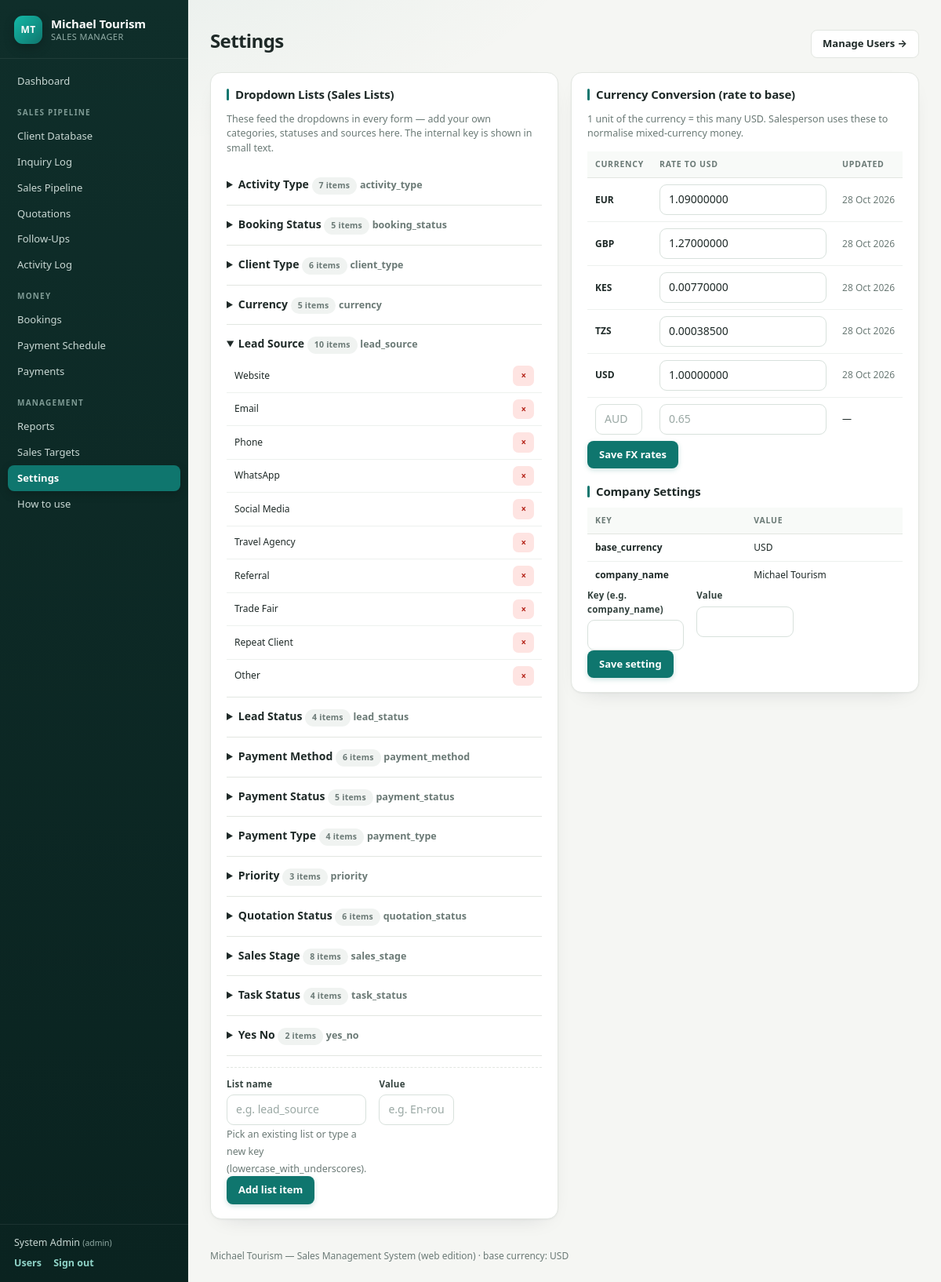
The app's page /index.php?page=settings (signed in) with its own data.
### tables this page shows
CREATE TABLE IF NOT EXISTS `users` (
  `id`            INT AUTO_INCREMENT PRIMARY KEY,
  `name`          VARCHAR(100) NOT NULL,
  `email`         VARCHAR(150) NOT NULL UNIQUE,
  `salt`          VARCHAR(64)  NOT NULL,
  `password_hash` VARCHAR(64)  NOT NULL,
  `role`          ENUM('admin','manager','sales') NOT NULL DEFAULT 'sales',
  `active`        TINYINT(1) NOT NULL DEFAULT 1,
  `created_at`    TIMESTAMP NOT NULL DEFAULT CURRENT_TIMESTAMP
);

CREATE TABLE IF NOT EXISTS `list_items` (
  `id`        INT AUTO_INCREMENT PRIMARY KEY,
  `list_name` VARCHAR(50)  NOT NULL,
  `value`     VARCHAR(100) NOT NULL,
  `sort`      INT NOT NULL DEFAULT 0,
  UNIQUE KEY `uq_list_value` (`list_name`, `value`)
);

CREATE TABLE IF NOT EXISTS `fx_rates` (
  `currency`     CHAR(3) PRIMARY KEY,
  `rate_to_base` DECIMAL(14,8) NOT NULL,
  `updated_at`   TIMESTAMP NOT NULL DEFAULT CURRENT_TIMESTAMP ON UPDATE CURRENT_TIMESTAMP
);

CREATE TABLE IF NOT EXISTS `settings` (
  `k` VARCHAR(50) PRIMARY KEY,
  `v` VARCHAR(255) NOT NULL
);

### app/controllers/settings.php (called while the page is built, shortened)
<?php
function settings_index(): void
{
    $lists = [];
    foreach (DB::all('SELECT id, list_name, sort, value FROM list_items ORDER BY list_name, sort, value') as $r) {
        $lists[$r['list_name']][] = $r;
    }
    $fx = DB::all('SELECT * FROM fx_rates ORDER BY currency');
    $company = DB::all('SELECT * FROM settings ORDER BY k');
    view('settings', compact('lists', 'fx', 'company'));
}

### app/DB.php (called while the page is built, shortened)
<?php
final class DB
{
    private static $pdo = null;
    public static function pdo(): PDO
    {
        if (self::$pdo instanceof PDO) return self::$pdo;
        $dsn_host = Env::get('DB_HOST', '127.0.0.1');
        $dsn_port = Env::int('DB_PORT', 3306);
        $name     = Env::get('DB_NAME', '');
        $user     = Env::get('DB_USER', 'root');
        $pass     = Env::get('DB_PASS', '');
        $charset  = Env::get('DB_CHARSET', 'utf8mb4');
        $dsn = "mysql:host={$dsn_host};port={$dsn_port};dbname={$name};charset={$charset}";
        try {
            self::$pdo = new PDO($dsn, $user, $pass, [
                PDO::ATTR_ERRMODE            => PDO::ERRMODE_EXCEPTION,
                PDO::ATTR_DEFAULT_FETCH_MODE => PDO::FETCH_ASSOC,
                PDO::ATTR_EMULATE_PREPARES   => false,
            ]);
        } catch (PDOException $e) {
            http_response_code(500);
            error_log('DB connect failed: ' . $e->getMessage());
            exit('Database connection failed - check the credentials in .envWebVersion');
        }
        return self::$pdo;
    }
    public static function all(string $sql, array $params = []): array
    {
        $st = self::pdo()->prepare($sql);
        $st->execute($params);
        return $st->fetchAll();
    }
    public static function one(string $sql, array $params = []): ?array
    {
        $st = self::pdo()->prepare($sql);
        $st->execute($params);
        $row = $st->fetch();
        return $row === false ? null : $row;
    }
}

### app/helpers.php (called while the page is built, shortened)
<?php
function e(?string $s): string
{
    return htmlspecialchars((string)$s, ENT_QUOTES, 'UTF-8');
}
function base_currency(): string
{
    return strtoupper(Env::get('BASE_CURRENCY', 'USD'));
}

### app/Env.php (called while the page is built, shortened)
<?php
final class Env
{
    private static $values = [];
    public static function get(string $key, string $default = ''): string
    {
        $env = getenv($key);
        if ($env !== false && $env !== '') return $env;
        return self::$values[$key] ?? $default;
    }
}

### app/Auth.php (called while the page is built, shortened)
<?php
final class Auth
{
    public static function user(): ?array
    {
        return DB::one('SELECT * FROM users WHERE id = ? AND active = 1', [$_SESSION['user_id']]);
    }
}

### app/views/settings.php (the view, shortened to what this page needs)
<div class="topbar"><h1>Settings</h1><a class="btn ghost" href="index.php?page=users">Manage Users →</a></div>
<div class="two">
  <div class="card">
    <h2>Dropdown Lists (Sales Lists)</h2>
    <p class="hint">These feed the dropdowns in every form — add your own categories, statuses and sources here. The internal key is shown in small text.</p>
    <?php foreach ($lists as $name => $items): ?>
      <details <?= $name === 'lead_source' ? 'open' : '' ?>>
        <summary><b><?= e(ucwords(str_replace('_', ' ', $name))) ?></b> <span class="bdg dim"><?= count($items) ?> items</span> <small class="hint"><?= e($name) ?></small></summary>
        <table class="grid small">
          <tbody>
          <?php foreach ($items as $it): ?>
            <tr><td><?= e($it['value']) ?></td>
              <td class="ops"><form class="inline" method="post" action="index.php?page=delete_list_item">
                <button class="btn tiny danger" type="submit">×</button></form></td></tr>
          <?php endforeach; ?>
          </tbody>
        </table>
      </details>
    <?php endforeach; ?>
    <form class="addform" method="post" action="index.php?page=add_list_item">
      <div class="fgrid">
        <div class="field"><label>List name</label>
          <input type="text" name="list_name" required list="listnames" placeholder="e.g. lead_source">
          <small class="hint">Pick an existing list or type a new key (lowercase_with_underscores).</small></div>
        <div class="field"><label>Value</label>
          <input type="text" name="value" required placeholder="e.g. En-route etc."></div>
      </div>
      <button class="btn primary" type="submit">Add list item</button>
    </form>
  </div>
  <div class="card">
    <h2>Currency Conversion (rate to base)</h2>
    <p class="hint">1 unit of the currency = this many <?= e($base_cur) ?>. Salesperson uses these to normalise mixed-currency money.</p>
    <form method="post" action="index.php?page=save_fx">
      <table class="grid small">
        <thead><tr><th>Currency</th><th>Rate to <?= e($base_cur) ?></th><th>Updated</th></tr></thead>
        <tbody>
        <?php foreach ($fx as $r): ?>
          <tr>
            <td><b><?= e($r['currency']) ?></b></td>
            <td><input type="text" name="rate[]" value="<?= e($r['rate_to_base']) ?>"></td>
            <td class="dt"><?= e(date('d M Y', strtotime($r['updated_at']))) ?></td>
          </tr>
        <?php endforeach; ?>
        <tr>
          <td><input type="text" name="currency[]" placeholder="AUD" maxlength="3" style="width:60px"></td>
          <td><input type="text" name="rate[]" placeholder="0.65"></td><td>—</td>
        </tr>
        </tbody>
      </table>
      <button class="btn primary" type="submit">Save FX rates</button>
    </form>
    <h2>Company Settings</h2>
    <table class="grid small">
      <thead><tr><th>Key</th><th>Value</th></tr></thead>
      <tbody>
      <?php foreach ($company as $s): ?><tr><td><b><?= e($s['k']) ?></b></td><td><?= e($s['v']) ?></td></tr><?php endforeach; ?>
      </tbody>
    </table>
    <form method="post" action="index.php?page=save_company">
      <div class="fgrid">
        <div class="field"><label>Key (e.g. company_name)</label><input type="text" name="k" required></div>
        <div class="field"><label>Value</label><input type="text" name="v" required></div>
      </div>
      <button class="btn primary" type="submit">Save setting</button>
    </form>
  </div>
</div>

### app/views/layout.php (shortened to what this page needs)
?><!DOCTYPE html>
<html lang="en">
<head>
<link rel="stylesheet" href="assets/style.css">
</head>
<body class="<?= !empty($bare) ? 'bare' : '' ?>">
<?php if (!empty($bare)): ?>
  <?= $content ?>
<?php else: ?>
<div class="shell">
  <aside class="side">
    <div class="brand">
      <span class="mark">MT</span>
      <div class="brandtext"><b>Michael Tourism</b><span>Sales Manager</span></div>
    </div>
    <nav>
      <a href="index.php?page=dashboard" <?= ($page ?? '') === 'dashboard' ? 'class="on"' : '' ?>>Dashboard</a>
      <?php
        $groups = [
          'Sales Pipeline' => [
            ['clients',      'Client Database'],
            ['inquiries',    'Inquiry Log'],
            ['pipeline',     'Sales Pipeline'],
            ['quotations',   'Quotations'],
            ['followups',    'Follow-Ups'],
            ['activities',   'Activity Log'],
          ],
          'Money' => [
            ['bookings',     'Bookings'],
            ['schedule',     'Payment Schedule'],
            ['payments',     'Payments'],
          ],
          'Management' => [
            ['reports',      'Reports'],
            ['targets',      'Sales Targets'],
            ['settings',     'Settings'],
            ['help',         'How to use'],
          ],
        ];
        foreach ($groups as $label => $items): ?>
          <div class="navgrp"><?= e($label) ?></div>
          <?php foreach ($items as [$p, $txt]): ?>
            <a href="index.php?page=<?= $p ?>" <?= ($page ?? '') === $p ? 'class="on"' : '' ?>><?= e($txt) ?></a>
          <?php endforeach; ?>
        <?php endforeach; ?>
    </nav>
    <div class="me">
      <div><?= e($user['name'] ?? '') ?> <small>(<?= e($user['role'] ?? '') ?>)</small></div>
      <a href="index.php?page=users">Users</a>
      <a href="index.php?page=logout">Sign out</a>
    </div>
  </aside>
  <main class="main">
    <?= $content ?>
    <footer class="foot">Michael Tourism — Sales Management System (web edition) · base currency: <?= e($base_cur) ?></footer>
  </main>
</div>
<?php endif; ?>
</body>
</html>

### records on screen
users: name "System Admin", role "admin"
list_items: value "Website"
list_items: value "Email"
list_items: value "Phone"
list_items: value "WhatsApp"
list_items: value "Social Media"
list_items: value "Travel Agency"
list_items: value "Referral"
list_items: value "Trade Fair"
list_items: value "Repeat Client"
list_items: value "Other"
fx_rates: currency "EUR", rate_to_base "1.09000000", updated_at "28 Oct 2026"
fx_rates: currency "GBP", rate_to_base "1.27000000", updated_at "28 Oct 2026"
fx_rates: currency "KES", rate_to_base "0.00770000", updated_at "28 Oct 2026"
fx_rates: currency "TZS", rate_to_base "0.00038500", updated_at "28 Oct 2026"
fx_rates: currency "USD", rate_to_base "1.00000000", updated_at "28 Oct 2026"
settings: k "base_currency", v "USD"
settings: k "company_name", v "Michael Tourism"

### other values on screen
$label "SALES PIPELINE"
$txt "Client Database"
$txt "Inquiry Log"
$txt "Sales Pipeline"
$txt "Quotations"
$txt "Follow-Ups"
$txt "Activity Log"
$label "MONEY"
$txt "Bookings"
$txt "Payment Schedule"
$txt "Payments"
$label "MANAGEMENT"
$txt "Reports"
$txt "Sales Targets"
$txt "Settings"
